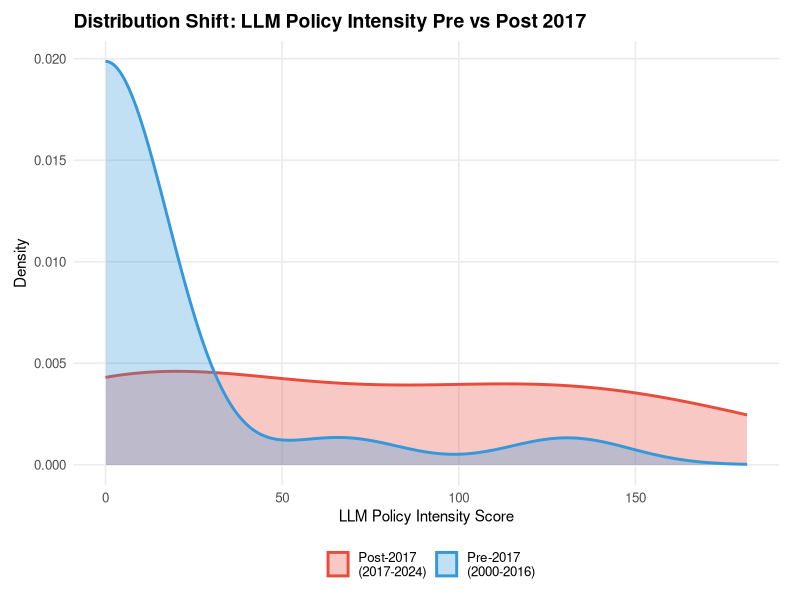
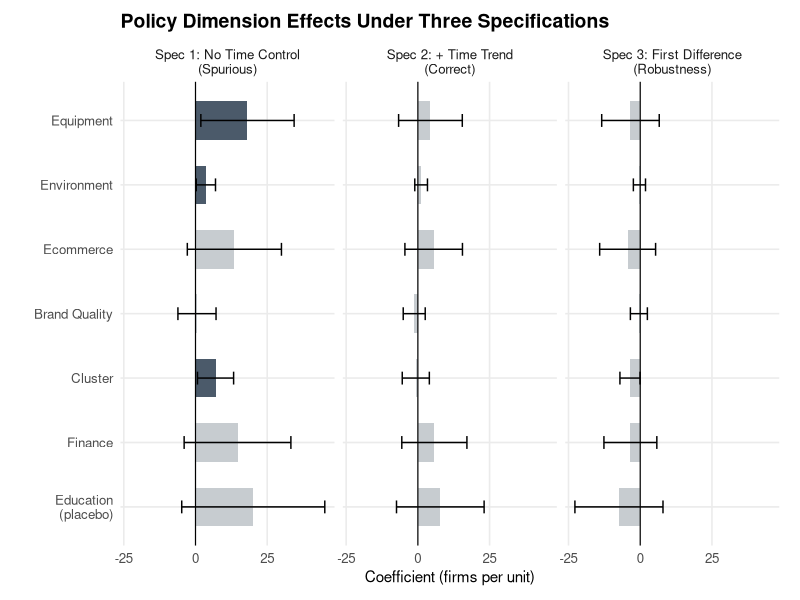
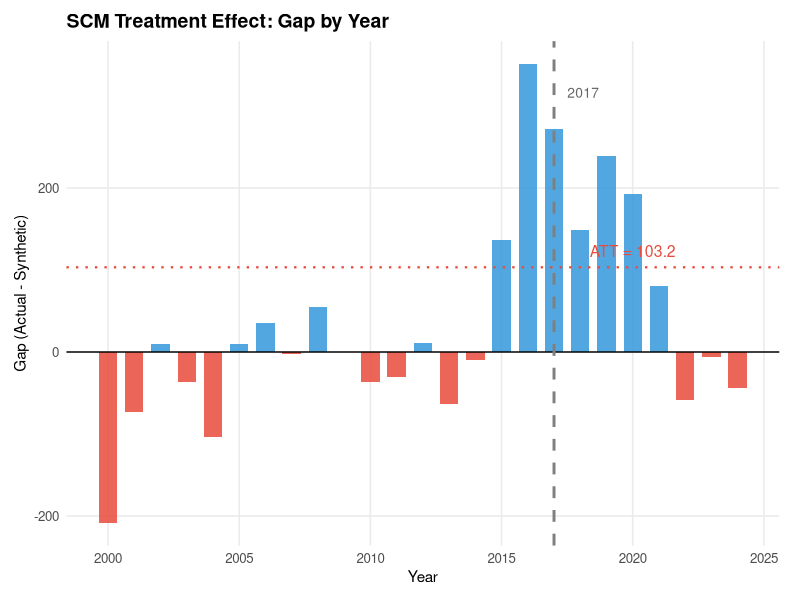
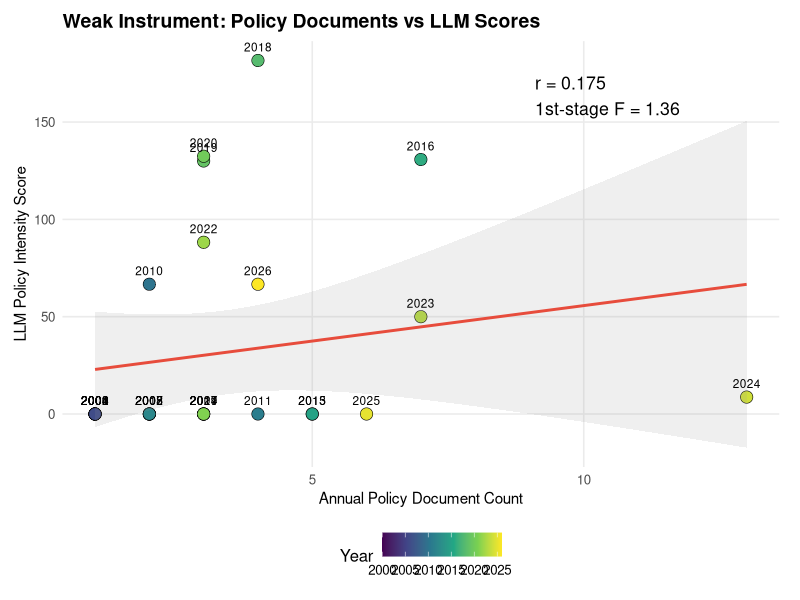

Source code (R) for these figures, in order:
# New figures for peer review revision
.libPaths(c("C:/Users/Yver/R/library", .libPaths()))
library(ggplot2)
library(dplyr)
library(tidyr)
library(readr)
library(patchwork)

setwd("c:/Users/Yver/Desktop/史岩林/高阳毛巾")
dir.create("output/figures_R", showWarnings = FALSE, recursive = TRUE)

theme_paper <- theme_minimal(base_size = 12) +
  theme(
    plot.title = element_text(face = "bold", size = 14),
    axis.title = element_text(size = 11),
    legend.position = "bottom",
    panel.grid.minor = element_blank(),
    plot.margin = margin(10, 15, 10, 10)
  )

# Load data
mp <- read_csv("output/master_panel_data_v2.csv", show_col_types = FALSE)
ps <- read_csv("output/policy_scores_panel.csv", show_col_types = FALSE)
scm <- read_csv("analysis/scm_results.csv", show_col_types = FALSE)

gy_ps <- ps %>% filter(as.character(County_Code) == "130628")
m <- mp %>%
  select(Year, textile_firms, total_firms) %>%
  inner_join(gy_ps %>% select(Year, policy_intensity_total,
    equipment_index, environment_index, ecommerce_index,
    brandquality_index, cluster_index, finance_index, education_index),
    by = "Year") %>%
  filter(Year <= 2024) %>%
  mutate(
    time = Year - 2000,
    post2017 = ifelse(Year >= 2017, "Post-2017", "Pre-2017"),
    period = ifelse(Year >= 2017, "Post-2017\n(2017-2024)", "Pre-2017\n(2000-2016)")
  )

# ====== Fig9: Kernel density — Policy intensity by period ======
cat("Fig9: Kernel density...\n")
p9 <- ggplot(m, aes(x = policy_intensity_total, fill = period, color = period)) +
  geom_density(alpha = 0.3, linewidth = 1) +
  scale_fill_manual(values = c("Pre-2017\n(2000-2016)" = "#3498db", "Post-2017\n(2017-2024)" = "#e74c3c")) +
  scale_color_manual(values = c("Pre-2017\n(2000-2016)" = "#3498db", "Post-2017\n(2017-2024)" = "#e74c3c")) +
  labs(x = "LLM Policy Intensity Score", y = "Density",
       title = "Distribution Shift: LLM Policy Intensity Pre vs Post 2017",
       fill = "", color = "") +
  theme_paper
ggsave("output/figures_R/fig9_kernel_density.png", p9, width = 8, height = 5, dpi = 300)

# ====== Fig10: Coefficient comparison — 4 specifications ======
cat("Fig10: 4-spec coefficient comparison...\n")

dims <- c("equipment_index", "environment_index", "ecommerce_index",
          "brandquality_index", "cluster_index", "finance_index", "education_index")
labels <- c("Equipment", "Environment", "Ecommerce",
            "Brand Quality", "Cluster", "Finance", "Education\n(placebo)")

get_coefs_4spec <- function(data, dims, labels_vec) {
  results <- data.frame()
  for (i in seq_along(dims)) {
    y <- data$textile_firms
    x <- data[[dims[i]]]

    # Spec 1: No time
    fit1 <- lm(y ~ x)
    s1 <- summary(fit1)$coefficients
    # Spec 2: With time
    fit2 <- lm(y ~ x + data$time)
    s2 <- summary(fit2)$coefficients
    # Spec 3: First-difference
    dy <- diff(y); dx <- diff(x)
    fit3 <- lm(dy ~ dx)
    s3 <- summary(fit3)$coefficients

    results <- rbind(results, data.frame(
      dim = dims[i], label = labels_vec[i],
      spec = "1.NoTime", coef = s1[2,1], se = s1[2,2],
      ci_low = s1[2,1] - 1.96*s1[2,2], ci_high = s1[2,1] + 1.96*s1[2,2]
    ))
    results <- rbind(results, data.frame(
      dim = dims[i], label = labels_vec[i],
      spec = "2.+Time", coef = s2[2,1], se = s2[2,2],
      ci_low = s2[2,1] - 1.96*s2[2,2], ci_high = s2[2,1] + 1.96*s2[2,2]
    ))
    results <- rbind(results, data.frame(
      dim = dims[i], label = labels_vec[i],
      spec = "3.1stDiff", coef = s3[2,1], se = s3[2,2],
      ci_low = s3[2,1] - 1.96*s3[2,2], ci_high = s3[2,1] + 1.96*s3[2,2]
    ))
  }
  results
}

coefs_4 <- get_coefs_4spec(m, dims, labels)
coefs_4$label <- factor(coefs_4$label, levels = rev(labels))
coefs_4$spec <- factor(coefs_4$spec, levels = c("1.NoTime", "2.+Time", "3.1stDiff"))
coefs_4$significant <- coefs_4$ci_low > 0

p10 <- ggplot(coefs_4, aes(x = coef, y = label, fill = significant)) +
  geom_bar(stat = "identity", alpha = 0.85, width = 0.6) +
  geom_errorbar(aes(xmin = ci_low, xmax = ci_high), width = 0.2) +
  geom_vline(xintercept = 0, linewidth = 0.4) +
  scale_fill_manual(values = c("TRUE" = "#2c3e50", "FALSE" = "#bdc3c7"), guide = "none") +
  facet_wrap(~ spec, ncol = 3,
             labeller = labeller(spec = c(
               "1.NoTime" = "Spec 1: No Time Control\n(Spurious)",
               "2.+Time" = "Spec 2: + Time Trend\n(Correct)",
               "3.1stDiff" = "Spec 3: First Difference\n(Robustness)"
             ))) +
  labs(x = "Coefficient (firms per unit)", y = "",
       title = "Policy Dimension Effects Under Three Specifications") +
  theme_paper
ggsave("output/figures_R/fig10_4spec_coefficients.png", p10, width = 14, height = 5.5, dpi = 300)

# ====== Fig11: SCM gap with confidence band ======
cat("Fig11: SCM gap with inference...\n")
p11 <- ggplot(scm, aes(x = Year, y = Gap)) +
  geom_bar(aes(fill = ifelse(Gap >= 0, "Positive", "Negative")),
           stat = "identity", alpha = 0.85, width = 0.7) +
  geom_hline(yintercept = 0, linewidth = 0.5) +
  geom_hline(yintercept = mean(scm$Gap[scm$Year >= 2017]), linetype = "dotted",
             color = "#e74c3c", linewidth = 0.8) +
  annotate("text", x = 2020, y = mean(scm$Gap[scm$Year >= 2017]) + 20,
           label = sprintf("ATT = %.1f", mean(scm$Gap[scm$Year >= 2017])),
           color = "#e74c3c", size = 4) +
  geom_vline(xintercept = 2017, linetype = "dashed", color = "gray50", linewidth = 1) +
  annotate("text", x = 2017.5, y = max(scm$Gap) * 0.9,
           label = "2017", hjust = 0, size = 3.5, color = "gray40") +
  scale_fill_manual(values = c("Positive" = "#3498db", "Negative" = "#e74c3c"), guide = "none") +
  labs(x = "Year", y = "Gap (Actual - Synthetic)",
       title = "SCM Treatment Effect: Gap by Year") +
  theme_paper
ggsave("output/figures_R/fig11_scm_gap_inference.png", p11, width = 10, height = 5, dpi = 300)

# ====== Fig12: Correlation scatter — policy docs vs LLM score ======
cat("Fig12: Policy docs vs LLM score...\n")
pc <- read_csv("output/policy_document_counts.csv", show_col_types = FALSE)
m12 <- gy_ps %>% select(Year, policy_intensity_total) %>%
  left_join(pc %>% select(Year, policy_doc_count), by = "Year")
corr_doc_llm <- cor(m12$policy_intensity_total, m12$policy_doc_count, use = "complete.obs")

p12 <- ggplot(m12, aes(x = policy_doc_count, y = policy_intensity_total, label = Year)) +
  geom_point(aes(fill = Year), size = 4, shape = 21, stroke = 0.3) +
  geom_smooth(method = "lm", se = TRUE, color = "#e74c3c", alpha = 0.15) +
  geom_text(vjust = -1, hjust = 0.5, size = 3) +
  scale_fill_viridis_c() +
  annotate("text", x = max(m12$policy_doc_count, na.rm = TRUE) * 0.7,
           y = max(m12$policy_intensity_total, na.rm = TRUE) * 0.9,
           label = sprintf("r = %.3f\n1st-stage F = 1.36", corr_doc_llm),
           size = 4.5, hjust = 0) +
  labs(x = "Annual Policy Document Count", y = "LLM Policy Intensity Score",
       title = "Weak Instrument: Policy Documents vs LLM Scores") +
  theme_paper
ggsave("output/figures_R/fig12_weak_iv.png", p12, width = 7.5, height = 5.5, dpi = 300)

cat("\nAll 4 new R figures saved to output/figures_R/\n")
